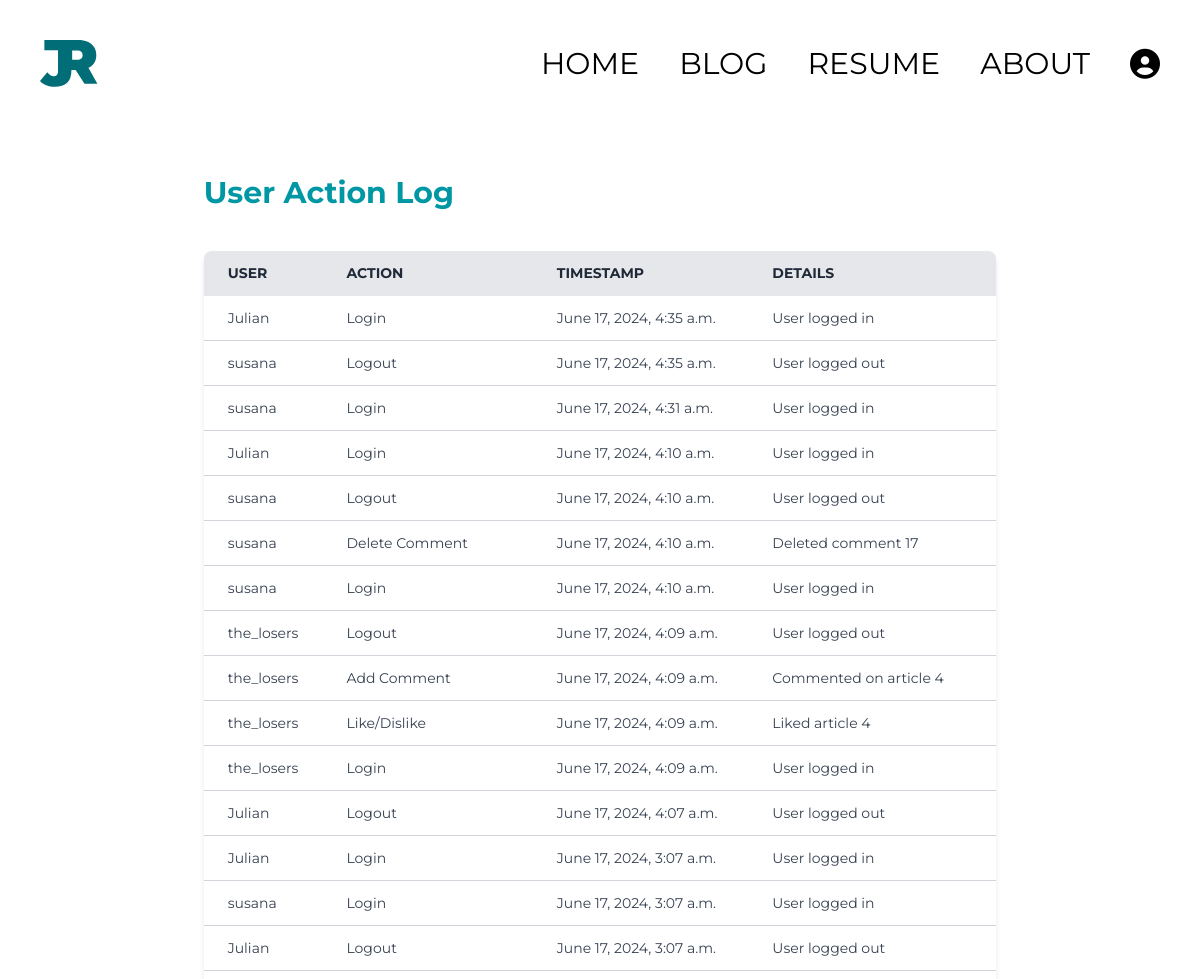
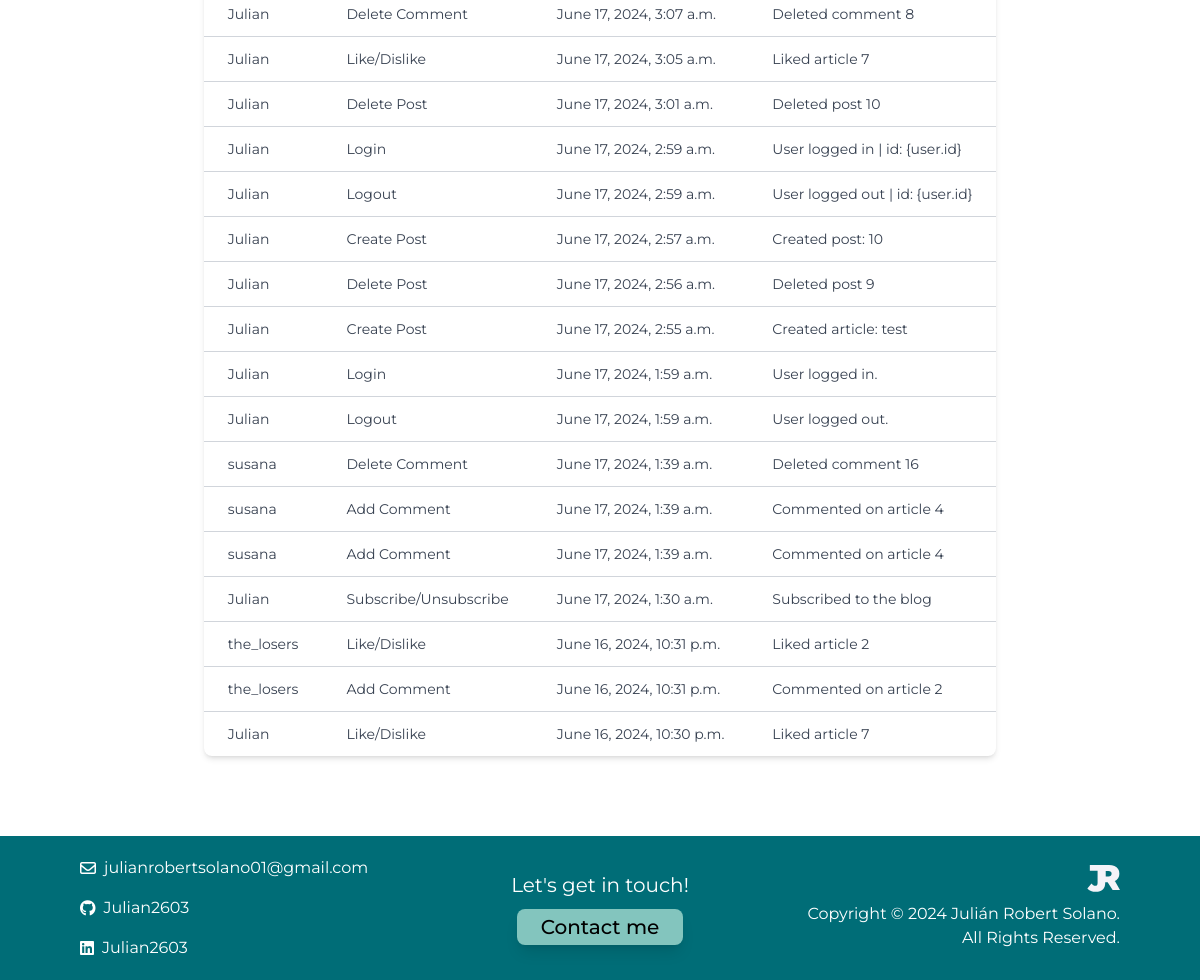
/useractivitylogs/action-log/ (signed in), run on the app's committed database (2 pictures, top to bottom).
### useractivitylogs/models.py (models this page shows, shortened)
class UserActionLog(models.Model):
    ACTION_CHOICES = [
        ('login', 'Login'),
        ('logout', 'Logout'),
        ('like', 'Like/Dislike'),
        ('comment_add', 'Add Comment'),
        ('comment_delete', 'Delete Comment'),
        ('post_create', 'Create Post'),
        ('post_delete', 'Delete Post'),
        ('subscribe', 'Subscribe/Unsubscribe'),
    ]
    user = models.ForeignKey(User, on_delete=models.CASCADE)
    action = models.CharField(max_length=20, choices=ACTION_CHOICES)
    timestamp = models.DateTimeField(auto_now_add=True)
    details = models.TextField(blank=True, null=True)

### useractivitylogs/views.py (the view)
# urls.py: path('action-log/', views.action_log, name='action_log'),
@login_required
def action_log(request):
    user = request.user
    user_is_admin = user.is_authenticated and user.groups.filter(name='admin').exists()
    user_is_moderator = user.is_authenticated and user.groups.filter(name='moderator').exists()
    user_is_subscriber = user.is_authenticated and user.groups.filter(name='subscriber').exists()
    context = {
        'user_is_admin': user_is_admin,
        'user_is_moderator': user_is_moderator,
        'user_is_subscriber': user_is_subscriber,
    }
    logs = UserActionLog.objects.all().order_by('-timestamp')
    return render(request, 'action_log.html', {'logs': logs, 'context':context})

### useractivitylogs/templates/action_log.html (shortened to what this page needs)
{% load socialaccount %}
{% load static tailwind_tags %}
<html lang="en" class="scroll-smooth">
<head>
    {% load static %}
    {% tailwind_css %}
</head>
<body>
<div class="pt-10 pb-2 flex justify-between px-10 items-center">
  <div class="flex justify-start">
      <img src="{% static 'imgs/logo.svg' %}" alt="Logo">
  </div>
  <div class="hidden md:flex flex-row justify-center space-x-10">
      <a href="{% url 'home' %}" class="font-sans font-normal text-3xl transition duration-300 hover:text-[#FD8C62] ">HOME</a>
      <a href="{% url 'blog' %}" class="font-sans font-normal text-3xl transition duration-300 hover:text-[#FD8C62]">BLOG</a>
      <a href="{% url 'resume' %}" class="font-sans font-normal text-3xl transition duration-300 hover:text-[#FD8C62]">RESUME</a>
      <a href="{% url 'about' %}" class="font-sans font-normal text-3xl transition duration-300 hover:text-[#FD8C62]">ABOUT</a>
      {% if user.is_authenticated %}
      <div class="relative">
        <button id="profile-btn" class="flex items-center space-x-2 focus:outline-none">
            <i class="fas fa-user-circle text-3xl"></i>
        </button>
      </div>
      {% else %}
      <a href="{% provider_login_url 'google' %}?next=/" class="font-sans font-normal text-3xl transition duration-300 hover:text-[#FD8C62]">LOG-IN</a>
      {% endif %}
  </div>
</div>
<div class="p-20  flex justify-between px-10 items-center">
    <div class="max-w-5xl mx-auto">
        <h1 class="text-3xl font-bold text-[#0097A5] mb-10">User Action Log</h1>
        <table class="min-w-full bg-white shadow-md rounded-lg overflow-hidden">
            <thead class="bg-gray-200 text-gray-800 uppercase text-sm leading-normal">
                <tr>
                    <th class="py-3 px-6 text-left">User</th>
                    <th class="py-3 px-6 text-left">Action</th>
                <th class="py-3 px-6 text-left">Timestamp</th>
                <th class="py-3 px-6 text-left">Details</th>
                </tr>
            </thead>
            <tbody class="text-gray-700 text-sm divide-y divide-gray-300">
                {% for log in logs %}
                <tr>
                    <td class="py-3 px-6">{{ log.user.username }}</td>
                    <td class="py-3 px-6">{{ log.get_action_display }}</td>
                    <td class="py-3 px-6">{{ log.timestamp }}</td>
                    <td class="py-3 px-6">{{ log.details }}</td>
                </tr>
                {% endfor %}
            </tbody>
        </table>
    </div>
</div>
  <div class="p-5 px-20 bg-[#006D77] grid grid-cols-1 md:grid-cols-3 gap-7 shrink-0">
    <div class="flex flex-col items-center md:items-start gap-4">
        <div class="flex items-center space-x-2">
            <i class="fa-regular fa-envelope text-white"></i>
            <a class="font-sans font-normal text-s text-white" href="mailto:julian.robertsolano@ucr.ac.cr">julianrobertsolano01@gmail.com</a>
        </div>
        <div class="flex items-center space-x-2">
            <i class="fa-brands fa-github text-white"></i>
            <a class="font-sans font-normal text-s text-white" href="https://github.com/">Julian2603</a>
        </div>
        <div class="flex items-center space-x-2">
            <i class="fa-brands fa-linkedin text-white"></i>
            <a class="font-sans font-normal text-s text-white" href="https://www.linkedin.com/">Julian2603</a>
        </div>
    </div>
    <div class="flex flex-col items-center justify-center gap-2.5">
        <p class="font-sans font-normal text-xl text-white text-center">Let's get in touch!</p>
        <a href="{% url 'contact' %}" class="bg-[#83C5BE] transition duration-300 hover:bg-[#83C5BE]/70 p-1 px-6 rounded-lg font-sans font-medium text-xl text-black shadow-lg">Contact me</a>
    </div>
    <div class="flex flex-col items-center md:items-end gap-1.5">
        <div class="flex justify-center md:justify-end">
            <img class="h-10" src="{% static 'imgs/logo-white.svg' %}">
        </div>
        <div class="text-center md:text-right">
            <p class="font-sans font-normal text-s text-white">Copyright &#169; 2024 Julián Robert Solano. All Rights Reserved.</p>
        </div>
    </div>
</div>
</body>
</html>

### data on the page
UserActionLog: user.username "Julian", action "Login", timestamp "June 17, 2024, 4:35 a.m.", details "User logged in"
UserActionLog: user.username "susana", action "Logout", timestamp "June 17, 2024, 4:35 a.m.", details "User logged out"
UserActionLog: user.username "susana", action "Login", timestamp "June 17, 2024, 4:31 a.m.", details "User logged in"
UserActionLog: user.username "Julian", action "Login", timestamp "June 17, 2024, 4:10 a.m.", details "User logged in"
UserActionLog: user.username "susana", action "Logout", timestamp "June 17, 2024, 4:10 a.m.", details "User logged out"
UserActionLog: user.username "susana", action "Delete Comment", timestamp "June 17, 2024, 4:10 a.m.", details "Deleted comment 17"
UserActionLog: user.username "susana", action "Login", timestamp "June 17, 2024, 4:10 a.m.", details "User logged in"
UserActionLog: user.username "the_losers", action "Logout", timestamp "June 17, 2024, 4:09 a.m.", details "User logged out"
UserActionLog: user.username "the_losers", action "Add Comment", timestamp "June 17, 2024, 4:09 a.m.", details "Commented on article 4"
UserActionLog: user.username "the_losers", action "Like/Dislike", timestamp "June 17, 2024, 4:09 a.m.", details "Liked article 4"
UserActionLog: user.username "the_losers", action "Login", timestamp "June 17, 2024, 4:09 a.m.", details "User logged in"
UserActionLog: user.username "Julian", action "Logout", timestamp "June 17, 2024, 4:07 a.m.", details "User logged out"
UserActionLog: user.username "Julian", action "Login", timestamp "June 17, 2024, 3:07 a.m.", details "User logged in"
UserActionLog: user.username "susana", action "Login", timestamp "June 17, 2024, 3:07 a.m.", details "User logged in"
UserActionLog: user.username "Julian", action "Logout", timestamp "June 17, 2024, 3:07 a.m.", details "User logged out"
UserActionLog: user.username "Julian", action "Delete Comment", timestamp "June 17, 2024, 3:07 a.m.", details "Deleted comment 8"
UserActionLog: user.username "Julian", action "Like/Dislike", timestamp "June 17, 2024, 3:05 a.m.", details "Liked article 7"
UserActionLog: user.username "Julian", action "Delete Post", timestamp "June 17, 2024, 3:01 a.m.", details "Deleted post 10"
UserActionLog: user.username "Julian", action "Login", timestamp "June 17, 2024, 2:59 a.m.", details "User logged in | id: {user.id}"
UserActionLog: user.username "Julian", action "Logout", timestamp "June 17, 2024, 2:59 a.m.", details "User logged out | id: {user.id}"
UserActionLog: user.username "Julian", action "Create Post", timestamp "June 17, 2024, 2:57 a.m.", details "Created post: 10"
UserActionLog: user.username "Julian", action "Delete Post", timestamp "June 17, 2024, 2:56 a.m.", details "Deleted post 9"
UserActionLog: user.username "Julian", action "Create Post", timestamp "June 17, 2024, 2:55 a.m.", details "Created article: test"
UserActionLog: user.username "Julian", action "Login", timestamp "June 17, 2024, 1:59 a.m.", details "User logged in."
UserActionLog: user.username "Julian", action "Logout", timestamp "June 17, 2024, 1:59 a.m.", details "User logged out."
UserActionLog: user.username "susana", action "Delete Comment", timestamp "June 17, 2024, 1:39 a.m.", details "Deleted comment 16"
UserActionLog: user.username "susana", action "Add Comment", timestamp "June 17, 2024, 1:39 a.m.", details "Commented on article 4"
UserActionLog: user.username "susana", action "Add Comment", timestamp "June 17, 2024, 1:39 a.m.", details "Commented on article 4"
UserActionLog: user.username "Julian", action "Subscribe/Unsubscribe", timestamp "June 17, 2024, 1:30 a.m.", details "Subscribed to the blog"
UserActionLog: user.username "the_losers", action "Like/Dislike", timestamp "June 16, 2024, 10:31 p.m.", details "Liked article 2"
UserActionLog: user.username "the_losers", action "Add Comment", timestamp "June 16, 2024, 10:31 p.m.", details "Commented on article 2"
UserActionLog: user.username "Julian", action "Like/Dislike", timestamp "June 16, 2024, 10:30 p.m.", details "Liked article 7"
